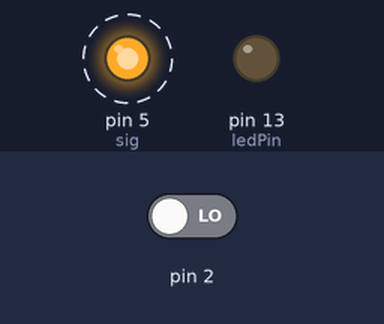
This sketch was run on a simulated Arduino Uno, built with avr-gcc and run on an emulated ATmega328P. Shown: output pins drawn as LEDs (lit = HIGH). Dashed ring = blinking. The test bench sets the inputs (shaded band); at power-on: pin 2 LOW.

Above: at 1.2 s.
1.3 s: pin 2 driven HIGH
At 3.8 s:
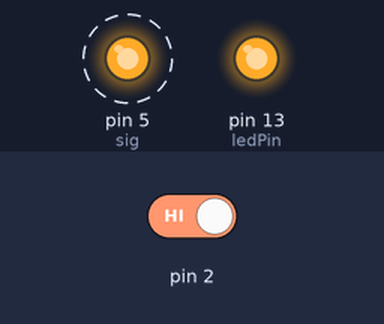
4.3 s: pin 2 driven LOW
At 6.8 s:
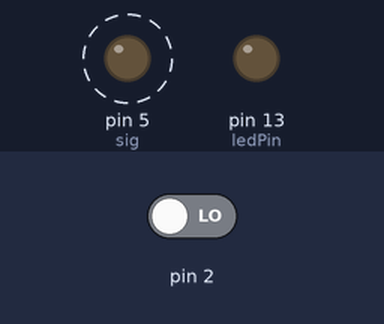
Timing chart, 0 to 13.3 s (numbered marks = the images above; inputs shaded):
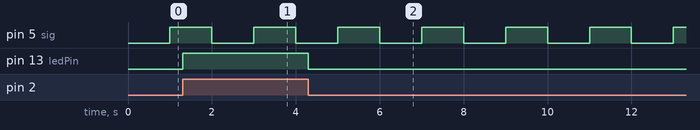

The sketch:

11_30_Interrupt_LED_Board.ino
```cpp
#include <avr/interrupt.h>
    #define ledPin 13
    #define sig 5

    volatile int counter;

    void TimeSleep1(){
      noInterrupts();           // disable all interrupts
      TCCR1A = 0;
      TCCR1B = 0;
      TIMSK1 = 0;
      //delay 1s
      TCNT1 = 3036;   // preload timer
      TCCR1B |= (1 << CS12);    // 256 prescaler
      TIMSK1 |= (1 << TOIE1);   // enable timer overflow interrupt
      interrupts();             // enable all interrupts
    }
 void setup()
    {
    pinMode(ledPin, OUTPUT);
    pinMode(sig, OUTPUT);
    digitalWrite(2, LOW);

    TimeSleep1();
    attachInterrupt(0, daoled, CHANGE);
    }

    void loop()
    {

      //attachInterrupt(0, daoled, CHANGE);

    }


    ISR (TIMER1_OVF_vect)
    {
        TCNT1 = 3036;
        digitalWrite(sig,!digitalRead(sig));
    }

    void daoled()
    {
         digitalWrite(ledPin,digitalRead(ledPin)^1);
    }
```

Measured:
- after the input at 1.3 s, pin 13 (ledPin): LOW → HIGH at once
- after the input at 4.3 s, pin 13 (ledPin): HIGH → LOW at once
- by itself, pin 5 (sig): alternates HIGH for 1.0 s and LOW for 1.0 s
